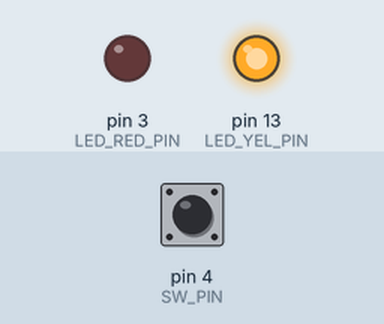
Recording of a sketch running on a simulated Arduino Uno, built with avr-gcc and run on an emulated ATmega328P. Parts: output pins drawn as LEDs (lit = HIGH). The inputs (shaded band) are chosen by the test bench; at power-on: pin 4 (SW_PIN) HIGH.

Above: at 1.2 s.
1.3 s: pin 4 (SW_PIN) pulled LOW for 0.15 s
At 1.37 s:
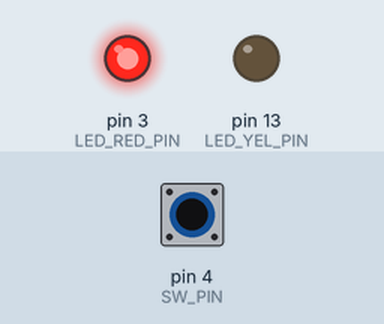
2.9 s: pin 4 (SW_PIN) pulled LOW for 3.2 s
At 7.5 s:
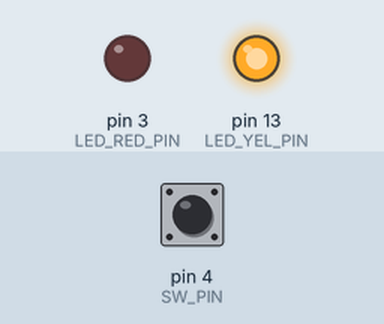
Timing chart, 0 to 9.0 s (numbered marks = the images above; inputs shaded):
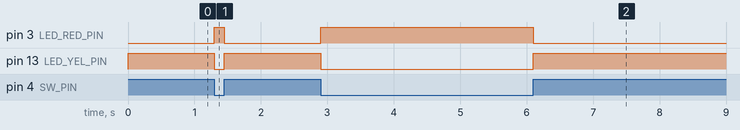

The sketch:

kadai2-2-4.ino
```cpp
const int LED_RED_PIN = 3;//LED_RED_PINを3に定義
const int LED_YEL_PIN = 13;//LED_YEL_PINを13に定義
const int SW_PIN = 4; //SW_PINを4に定義
int sw1;//スイッチの入力保存用
void setup() {
  pinMode(LED_RED_PIN,OUTPUT);//LED_RED_PINを出力に設定
  pinMode(LED_YEL_PIN,OUTPUT);//LED_YEL_PINを出力に設定
  pinMode(SW_PIN,INPUT);//SW_PINを入力に設定
}
void loop() {
  sw1=digitalRead(SW_PIN);//sw1にSW_PINの値を保存
  if(sw1==LOW){//スイッチがONなら
    digitalWrite(LED_RED_PIN,HIGH);//赤をHIGH
    digitalWrite(LED_YEL_PIN,LOW);//黄色をLOW
  }
  else{
    digitalWrite(LED_RED_PIN,LOW);//赤をLOW
    digitalWrite(LED_YEL_PIN,HIGH);//黄色HIGH
  }
}
```

Measured:
- after the input at 1.3 s, pin 3 (LED_RED_PIN): LOW → HIGH at once, → LOW 0.15 s later; pin 13 (LED_YEL_PIN): HIGH → LOW at once, → HIGH 0.15 s later
- after the input at 2.9 s, pin 3 (LED_RED_PIN): LOW → HIGH at once, → LOW 3.2 s later; pin 13 (LED_YEL_PIN): HIGH → LOW at once, → HIGH 3.2 s later
